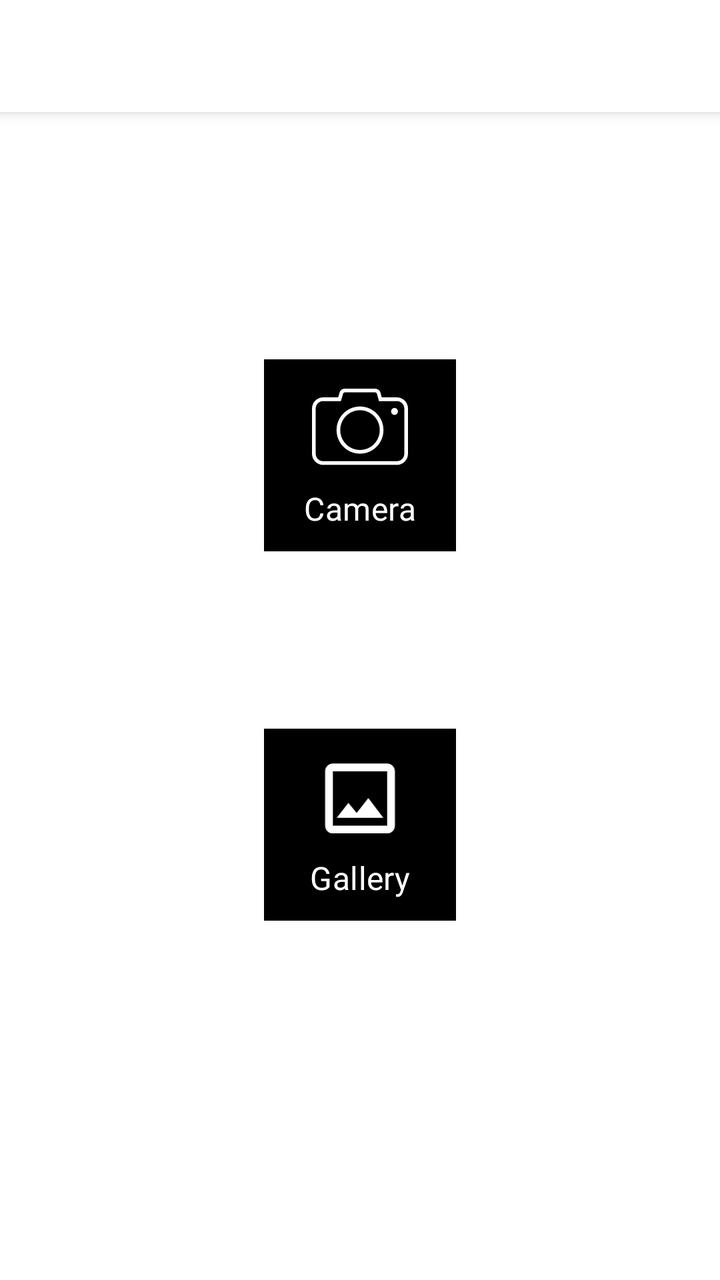
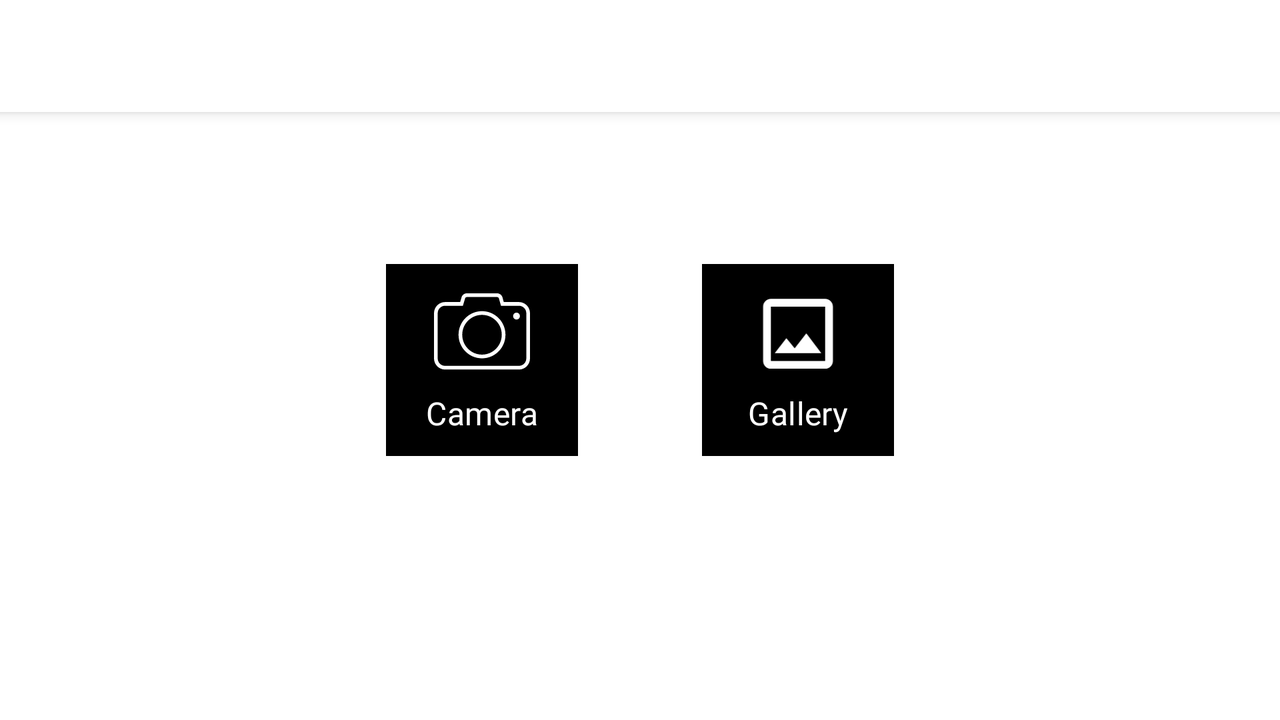

The same Android screen from two of the app's own layout files: first res/layout/ as a phone draws it, then the repository's variant for another configuration, drawn on a device whose configuration selects that folder. Both files follow.
<!-- AndroidManifest.xml: application theme AppTheme -->
<!-- res/layout/fragment_photo.xml -->
<?xml version="1.0" encoding="utf-8"?>
<androidx.coordinatorlayout.widget.CoordinatorLayout xmlns:android="http://schemas.android.com/apk/res/android"
    xmlns:app="http://schemas.android.com/apk/res-auto"
    xmlns:tools="http://schemas.android.com/tools"
    android:layout_width="match_parent"
    android:layout_height="match_parent"
    tools:context=".ui.photo.PhotoFragment">

    <com.google.android.material.appbar.AppBarLayout
        android:id="@+id/app_bar_photo"
        style="@style/AppTheme.AppBarOverlay">

        <androidx.appcompat.widget.Toolbar
            android:id="@+id/toolbar_photo"
            style="@style/AppTheme.Toolbar" />

    </com.google.android.material.appbar.AppBarLayout>

    <androidx.constraintlayout.widget.ConstraintLayout
        android:layout_width="match_parent"
        android:layout_height="match_parent">

        <View
            android:id="@+id/view_photo_option_camera_background"
            style="@style/PhotoOptionsBackground"
            app:layout_constraintBottom_toBottomOf="@+id/text_photo_option_camera_label"
            app:layout_constraintEnd_toEndOf="@+id/image_photo_option_camera"
            app:layout_constraintStart_toStartOf="@+id/image_photo_option_camera"
            app:layout_constraintTop_toTopOf="@+id/image_photo_option_camera" />

        <ImageView
            android:id="@+id/image_photo_option_camera"
            style="@style/PhotoOptionsIcon.Camera"
            android:contentDescription="@string/cd_photo_option_camera"
            app:layout_constraintBottom_toTopOf="@+id/text_photo_option_camera_label"
            app:layout_constraintEnd_toEndOf="parent"
            app:layout_constraintStart_toStartOf="parent"
            app:layout_constraintTop_toTopOf="parent"
            app:layout_constraintVertical_chainStyle="packed" />

        <TextView
            android:id="@+id/text_photo_option_camera_label"
            style="@style/PhotoOptionsLabel.Camera"
            app:layout_constraintBottom_toTopOf="@+id/image_photo_option_gallery"
            app:layout_constraintEnd_toEndOf="@+id/image_photo_option_camera"
            app:layout_constraintStart_toStartOf="@+id/image_photo_option_camera"
            app:layout_constraintTop_toBottomOf="@+id/image_photo_option_camera" />

        <View
            android:id="@+id/view_photo_option_gallery_background"
            style="@style/PhotoOptionsBackground"
            app:layout_constraintBottom_toBottomOf="@+id/text_photo_option_gallery_label"
            app:layout_constraintEnd_toEndOf="@+id/image_photo_option_gallery"
            app:layout_constraintStart_toStartOf="@+id/image_photo_option_gallery"
            app:layout_constraintTop_toTopOf="@+id/image_photo_option_gallery" />

        <ImageView
            android:id="@+id/image_photo_option_gallery"
            style="@style/PhotoOptionsIcon.Gallery"
            android:layout_marginTop="@dimen/photo_options_space"
            android:contentDescription="@string/cd_photo_option_gallery"
            app:layout_constraintBottom_toTopOf="@+id/text_photo_option_gallery_label"
            app:layout_constraintEnd_toEndOf="parent"
            app:layout_constraintStart_toStartOf="parent"
            app:layout_constraintTop_toBottomOf="@+id/text_photo_option_camera_label" />

        <TextView
            android:id="@+id/text_photo_option_gallery_label"
            style="@style/PhotoOptionsLabel.Gallery"
            app:layout_constraintBottom_toBottomOf="parent"
            app:layout_constraintEnd_toEndOf="@+id/image_photo_option_gallery"
            app:layout_constraintStart_toStartOf="@+id/image_photo_option_gallery"
            app:layout_constraintTop_toBottomOf="@+id/image_photo_option_gallery" />

    </androidx.constraintlayout.widget.ConstraintLayout>

</androidx.coordinatorlayout.widget.CoordinatorLayout>
<!-- resources referenced by this layout -->
<resources>
  <dimen name="photo_options_space">110dp</dimen>
  <string name="cd_photo_option_camera">Camera option button icon</string>
  <string name="cd_photo_option_gallery">Gallery option button icon</string>
  <style name="AppTheme.AppBarOverlay" parent="Theme.MaterialComponents.Light.DarkActionBar">
          <item name="android:layout_width">match_parent</item>
          <item name="android:layout_height">wrap_content</item>
          <item name="android:minHeight">?attr/actionBarSize</item>
          <item name="android:elevation">@dimen/app_bar_elevation</item>
      </style>
  <style name="AppTheme.Toolbar" parent="Widget.MaterialComponents.Toolbar">
          <item name="android:layout_width">match_parent</item>
          <item name="android:layout_height">wrap_content</item>
          <item name="android:minHeight">?attr/actionBarSize</item>
          <item name="popupTheme">@style/AppTheme.PopupOverlay</item>
          <item name="android:theme">@style/ThemeOverlay.MaterialComponents.ActionBar</item>
          <item name="android:background">@color/white</item>
      </style>
  <style name="PhotoOptionsBackground">
          <item name="android:layout_width">@dimen/view_photo_option_background_size</item>
          <item name="android:layout_height">@dimen/view_photo_option_background_size</item>
          <item name="android:background">@color/black</item>
          <item name="android:foreground">?attr/selectableItemBackgroundBorderless</item>
      </style>
  <style name="PhotoOptionsIcon.Camera">
          <item name="android:src">@drawable/ic_camera</item>
      </style>
  <style name="PhotoOptionsIcon.Gallery">
          <item name="android:src">@drawable/ic_gallery</item>
      </style>
  <style name="PhotoOptionsLabel.Camera">
          <item name="android:text">@string/label_photo_option_camera</item>
      </style>
  <style name="PhotoOptionsLabel.Gallery">
          <item name="android:text">@string/label_photo_option_gallery</item>
      </style>
  <dimen name="app_bar_elevation">4dp</dimen>
  <style name="AppTheme.PopupOverlay" parent="ThemeOverlay.MaterialComponents.Light" />
  <color name="white">#FFFFFF</color>
  <dimen name="view_photo_option_background_size">96dp</dimen>
  <color name="black">#000000</color>
  <!-- drawable ic_gallery (drawable) -->
  <vector xmlns:android="http://schemas.android.com/apk/res/android"
      android:width="32dp"
      android:height="33dp"
      android:viewportWidth="32"
      android:viewportHeight="33">
      <path
          android:fillColor="#FFFFFF"
          android:fillType="nonZero"
          android:pathData="M25.3333,7.3333L25.3333,26L6.6667,26L6.6667,7.3333L25.3333,7.3333ZM25.3333,4.6667L6.6667,4.6667C5.2,4.6667 4,5.8667 4,7.3333L4,26C4,27.4667 5.2,28.6667 6.6667,28.6667L25.3333,28.6667C26.8,28.6667 28,27.4667 28,26L28,7.3333C28,5.8667 26.8,4.6667 25.3333,4.6667ZM18.8533,16.48L14.8533,21.64L12,18.1867L8,23.3333L24,23.3333L18.8533,16.48Z"
          android:strokeWidth="1"
          android:strokeColor="#00000000" />
  </vector>
  <string name="label_photo_option_camera">Camera</string>
  <string name="label_photo_option_gallery">Gallery</string>
  <color name="colorPrimary">#000000</color>
  <color name="colorPrimaryDark">#000000</color>
  <color name="colorSecondary">#4A90E2</color>
  <color name="colorAccent">#FF0266</color>
  <color name="status_bar">#F7F7F7</color>
  <!-- some entries are left out for length -->
</resources>
<!-- res/layout-land/fragment_photo.xml (the repository's variant of the layout above) -->
<!-- drawn on the phone turned sideways -->
<?xml version="1.0" encoding="utf-8"?>
<androidx.coordinatorlayout.widget.CoordinatorLayout xmlns:android="http://schemas.android.com/apk/res/android"
    xmlns:tools="http://schemas.android.com/tools"
    android:layout_width="match_parent"
    android:layout_height="match_parent"
    tools:context=".ui.photo.PhotoFragment">

    <com.google.android.material.appbar.AppBarLayout
        android:id="@+id/app_bar_photo"
        style="@style/AppTheme.AppBarOverlay">

        <androidx.appcompat.widget.Toolbar
            android:id="@+id/toolbar_photo"
            style="@style/AppTheme.Toolbar" />

    </com.google.android.material.appbar.AppBarLayout>

    <include
        android:id="@+id/include_photo_options"
        layout="@layout/layout_photo_options" />

</androidx.coordinatorlayout.widget.CoordinatorLayout>
<!-- res/layout/layout_photo_options.xml (included above) -->
<?xml version="1.0" encoding="utf-8"?>
<androidx.constraintlayout.widget.ConstraintLayout xmlns:android="http://schemas.android.com/apk/res/android"
    xmlns:app="http://schemas.android.com/apk/res-auto"
    android:layout_width="wrap_content"
    android:layout_height="wrap_content"
    android:layout_gravity="center">

    <View
        android:id="@+id/view_photo_option_camera_background"
        style="@style/PhotoOptionsBackground"
        app:layout_constraintBottom_toBottomOf="@+id/text_photo_option_camera_label"
        app:layout_constraintEnd_toEndOf="@+id/image_photo_option_camera"
        app:layout_constraintStart_toStartOf="@+id/image_photo_option_camera"
        app:layout_constraintTop_toTopOf="@+id/image_photo_option_camera" />

    <ImageView
        android:id="@+id/image_photo_option_camera"
        style="@style/PhotoOptionsIcon.Camera"
        android:contentDescription="@string/cd_photo_option_camera"
        app:layout_constraintBottom_toTopOf="@+id/text_photo_option_camera_label"
        app:layout_constraintEnd_toStartOf="@+id/image_photo_option_gallery"
        app:layout_constraintHorizontal_chainStyle="packed"
        app:layout_constraintStart_toStartOf="parent"
        app:layout_constraintTop_toTopOf="parent"
        app:layout_constraintVertical_chainStyle="packed" />

    <TextView
        android:id="@+id/text_photo_option_camera_label"
        style="@style/PhotoOptionsLabel.Camera"
        app:layout_constraintBottom_toBottomOf="parent"
        app:layout_constraintEnd_toEndOf="@+id/image_photo_option_camera"
        app:layout_constraintStart_toStartOf="@+id/image_photo_option_camera"
        app:layout_constraintTop_toBottomOf="@+id/image_photo_option_camera" />

    <View
        android:id="@+id/view_photo_option_gallery_background"
        style="@style/PhotoOptionsBackground"
        app:layout_constraintBottom_toBottomOf="@+id/text_photo_option_gallery_label"
        app:layout_constraintEnd_toEndOf="@+id/image_photo_option_gallery"
        app:layout_constraintStart_toStartOf="@+id/image_photo_option_gallery"
        app:layout_constraintTop_toTopOf="@+id/image_photo_option_gallery" />

    <ImageView
        android:id="@+id/image_photo_option_gallery"
        style="@style/PhotoOptionsIcon.Gallery"
        android:layout_marginStart="@dimen/photo_options_space"
        android:contentDescription="@string/cd_photo_option_gallery"
        app:layout_constraintBottom_toTopOf="@+id/text_photo_option_gallery_label"
        app:layout_constraintEnd_toEndOf="parent"
        app:layout_constraintStart_toEndOf="@+id/image_photo_option_camera"
        app:layout_constraintTop_toTopOf="parent"
        app:layout_constraintVertical_chainStyle="packed" />

    <TextView
        android:id="@+id/text_photo_option_gallery_label"
        style="@style/PhotoOptionsLabel.Gallery"
        app:layout_constraintBottom_toBottomOf="parent"
        app:layout_constraintEnd_toEndOf="@+id/image_photo_option_gallery"
        app:layout_constraintStart_toStartOf="@+id/image_photo_option_gallery"
        app:layout_constraintTop_toBottomOf="@+id/image_photo_option_gallery" />

</androidx.constraintlayout.widget.ConstraintLayout>
